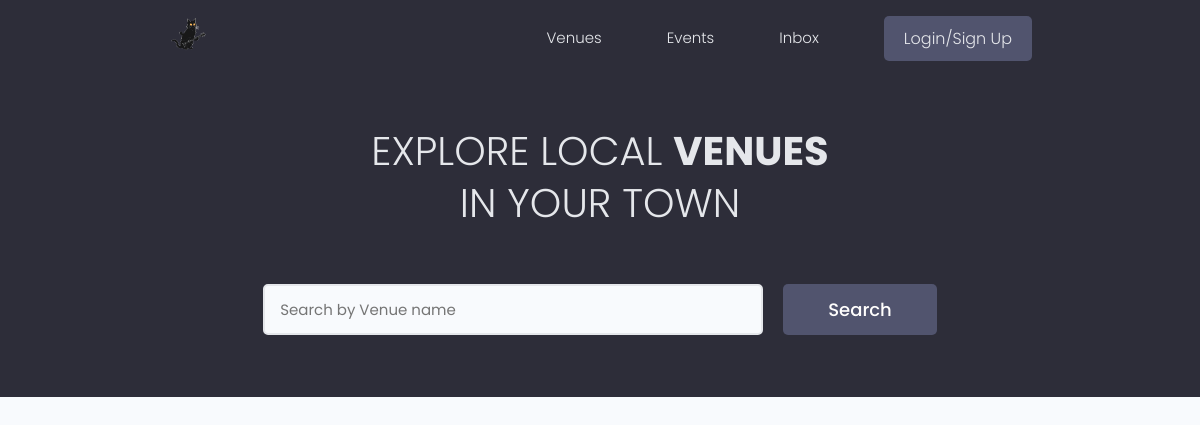
The app's page /, older data.
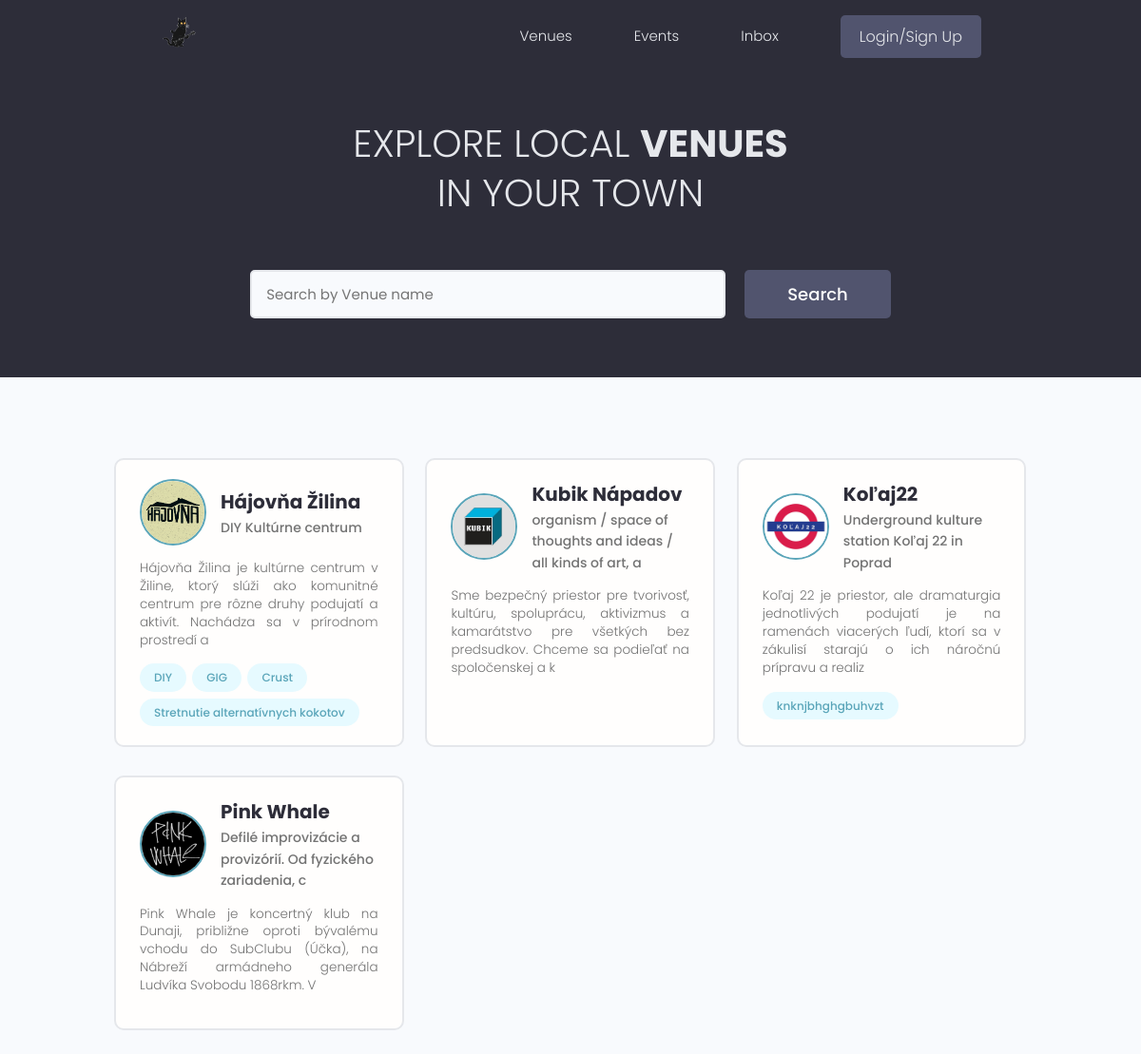
The same page, newer data.
### users/models.py (models this page shows, shortened)
class Profile(models.Model):
    user = models.OneToOneField(User, on_delete=models.CASCADE, null=True, blank=True)
    name = models.CharField(max_length=200, null=True, blank=True)
    email = models.EmailField(max_length=500, null=True, blank=True)
    username = models.CharField(max_length=200, null=True, blank=True)
    location = models.CharField(max_length=200, null=True, blank=True)
    short_intro = models.CharField(max_length=200, null=True, blank=True)
    bio = models.TextField(null=True, blank=True)
    profile_image = models.ImageField(null=True, blank=True, upload_to='profiles/', default='default.png')
    social_github = models.CharField(max_length=200, null=True, blank=True)
    social_twitter = models.CharField(max_length=200, null=True, blank=True)
    social_linkedin = models.CharField(max_length=200, null=True, blank=True)
    social_youtube = models.CharField(max_length=200, null=True, blank=True)
    social_website = models.CharField(max_length=200, null=True, blank=True)
    created = models.DateTimeField(auto_now_add=True)
    id = models.UUIDField(default=uuid.uuid4, unique=True, primary_key=True, editable=False)

class Skill(models.Model):
    owner = models.ForeignKey(Profile, on_delete=models.CASCADE, null=True, blank=True)
    name = models.CharField(max_length=200, blank=True, null=True)
    description = models.TextField(null=True, blank=True)
    created = models.DateTimeField(auto_now_add=True)
    id = models.UUIDField(default=uuid.uuid4, unique=True, primary_key=True, editable=False)
    def __str__(self):
        return str(self.name)

### users/views.py (the view)
# urls.py: path('', views.profiles, name="profiles"),
def profiles(request):
    profiles = Profile.objects.all()
    context = {'profiles': profiles}
    return render(request, 'users/profiles.html', context)

### users/templates/users/profiles.html (shortened to what this page needs)
{% extends 'main.html' %}
{% block content %}
<main class="home">
    <section class="hero-section text-center">
      <div class="container container--narrow">
        <div class="hero-section__box">
          <h2>EXPLORE LOCAL <span>VENUES</span></h2>
          <h2>IN YOUR TOWN</h2>
        </div>
        <div class="hero-section__search">
          <form class="form" action="#" method="get">
            <div class="form__field">
              <input class="input input--text" id="formInput#search" type="text" name="text"
                placeholder="Search by Venue name" />
            </div>
            <input class="btn btn--sub btn--lg" type="submit" value="Search" />
          </form>
        </div>
      </div>
    </section>
    <section class="devlist">
      <div class="container">
        <div class="grid grid--three">
            {% for profile in profiles %}
          <div class="column card">
            <div class="dev">
              <a href="{% url 'user-profile' profile.id %}" class="card__body">
                <div class="dev__profile">
                  <img class="avatar avatar--md" src="{{ profile.profile_image.url }}" alt="image" />
                  <div class="dev__meta">
                    <h3>{{profile.name}}</h3>
                    <h5>{{profile.short_intro|slice:":60"}}</h5>
                  </div>
                </div>
                <p class="dev__info">{{profile.bio|slice:":150"}}</p>
                <div class="dev__skills">
                  {% for skill in profile.skill_set.all|slice:"5" %}
                  <span class="tag tag--pill tag--main">
                    <small>{{skill}}</small>
                  </span>
                  {% endfor %}
                </div>
              </a>
            </div>
          </div>
          {% endfor %}
        </div>
      </div>
    </section>
  </main>
{% endblock content %}

### templates/main.html (shortened to what this page needs)
<!DOCTYPE html>
{% load static %}
<html lang="en">
  <head>
  <link rel="stylesheet" href="https://cdn.iconmonstr.com/1.3.0/css/iconmonstr-iconic-font.min.css" />
  <link rel="stylesheet" href="{% static 'uikit/styles/uikit.css' %}" />
  <link rel="stylesheet" href="{% static 'styles/app.css' %}" />
  </head>
  <body>
    {% include 'navbar.html' %}
    {% block content %} {% endblock content %}
  </body>
</html>

### templates/navbar.html (shortened to what this page needs)
{% load static %}
  <header class="header">
    <div class="container container--narrow">
      <a href="{% url 'profiles' %}" class="header__logo">
        <img src="{% static 'images/logo.png' %}" alt="DevSearch Logo" />
      </a>
      <nav class="header__nav">
        <ul class="header__menu">
          <li class="header__menuItem"><a href="{% url 'profiles' %}">Venues</a></li>
          <li class="header__menuItem"><a href="{% url 'projects' %}">Events</a></li>
          <li class="header__menuItem"><a href="">Inbox</a></li>
          {% if request.user.is_authenticated %}
          <li class="header__menuItem"><a href="{% url 'create-project' %}">Add Event</a></li>
          <li class="header__menuItem"><a href="{% url 'logout' %}" class="btn btn--sub">Logout</a></li>
          {% else %}
          <li class="header__menuItem"><a href="{% url 'login' %}" class="btn btn--sub">Login/Sign Up</a></li>
          {% endif %}
        </ul>
      </nav>
    </div>
  </header>

### static/styles/app.css (style rules this page uses)
:root { --color-sub: #2d2d39; }
.btn--sub { background-color: var(--color-sub-light); }
.card { border: 2px solid var(--color-light); }
img { width: 100%; }
.header { position: sticky; z-index: 111; background-color: var(--color-sub); padding: 1.5rem 0; }
.header > .container { display: flex; justify-content: space-between; align-items: center; }
.header__logo > img { height: 3.8rem; }
.header__nav > ul { display: inline-flex; align-items: center; list-style: none; gap: 6.5rem; }
.header__menuItem > a { color: var(--color-light); font-weight: 300; }
.hero-section { height: 40vh; display: flex; align-items: center; background-color: var(--color-sub); }
.hero-section__box { margin-bottom: 4rem; }
.hero-section__box > h2, .hero-section__box > h2 > span { font-size: 4rem; color: var(--color-light); line-height: 1.3; text-transform: uppercase; }
.hero-section__box > h2 { font-weight: 300; }
.hero-section__box > h2 > span { font-weight: 700; }
.hero-section__search > .form { display: flex; align-items: center; justify-content: center; gap: 2rem; }
.hero-section__search > .form input.input--text { width: 50rem; }
.devlist { margin-top: 8rem; }
.devlist .grid { align-items: stretch; }
.devlist .dev .dev__profile { display: flex; align-items: center; gap: 1.5rem; }
.devlist .dev .dev__meta h3 { color: var(--color-sub); font-size: 2rem; font-weight: 700; }
.devlist .dev .dev__meta h5 { color: var(--color-text); font-size: 1.4rem; font-weight: 500; }
.devlist .dev .dev__info { margin: 1.5rem 0; font-size: 1.35rem; line-height: 1.4; text-align: justify; }

### static/uikit/styles/modules/_variables.css (style rules this page uses)
:root { --color-main: #5aa5b9; --color-main-light: #e6faff; --color-sub: #3f4156; --color-sub-light: #51546e; --color-sub-lighter: #ededfd; --color-text: #737373; --color-gray: #8b8b8b; --color-light: #e5e7eb; --color-light-gray: #767676; --color-bg: #f8fafd; --color-white: #fffefd; --color-white-light: #f3f3f3; --color-success: #359e64; --color-success-bg: #def8e8; --color-error: #fc4b0b; --color-error-bg: #fff2ee; --font-base: 'Poppins', arial, helvetica, 'Segoe UI', roboto, ubuntu, sans-serif; --font-monospace: 'Fira Code', 'Courier New', courier, monospace; --font-regular: 300; --font-medium: 500; --font-bold: 700; --generic-shadow: 1px 1px 5px #00000010; --generic-transition: all 0.3s ease-in-out; }

### static/uikit/styles/modules/_base.css (style rules this page uses)
* { margin: 0; padding: 0; box-sizing: border-box; text-rendering: optimizeLegibility; color: inherit; font-size: inherit; }
html { font-size: 50%; }
@media only screen and (min-width: 480px) { html { font-size: 56.25%; } }
@media only screen and (min-width: 1200px) { html { font-size: 62.5%; } }
body { line-height: 1.6; font-weight: 400; font-size: 1.5rem; color: var(--color-text); background-color: var(--color-bg); min-height: 100vh; }

### static/uikit/styles/modules/_typography.css (style rules this page uses)
* { font-family: var(--font-base); }
h2 { font-size: 3.6rem; font-weight: var(--font-bold); }
h3 { font-size: 3.2rem; font-weight: var(--font-medium); }
h5 { font-size: 2.4rem; font-weight: var(--font-medium); }
h5, h6 { font-weight: var(--font-regular); }
p, span, strong { font-size: 1.6rem; color: var(--color-text); font-weight: var(--font-regular); }
a { padding-bottom: 2px; text-decoration: none; display: inline-block; color: var(--color-main); font-weight: var(--font-medium); }

### static/uikit/styles/modules/_utilities.css (style rules this page uses)
.container { width: 92%; max-width: 165rem; margin: 0 auto; box-sizing: border-box; }
.container--narrow { width: 92%; max-width: 120rem; }
@media screen and (min-width: 1000px) { .container { width: 90%; } }
@media screen and (min-width: 1000px) { .container--narrow { width: 85%; } }
@media screen and (min-width: 1200px) { .container { width: 80%; } }
@media screen and (min-width: 1200px) { .container--narrow { width: 72%; } }
.text-center { text-align: center; }

### static/uikit/styles/modules/_avatar.css (style rules this page uses)
.avatar { border-radius: 50%; border: 2px solid var(--color-main); object-fit: cover; }
.avatar--md { height: 7rem; width: 7rem; }

### static/uikit/styles/modules/_button.css (style rules this page uses)
.btn { display: inline-block; position: relative; cursor: pointer; background-color: var(--color-light); font-weight: var(--font-medium); color: var(--color-sub); text-decoration: none; padding: 1rem 2rem; border-radius: 0.5rem; border: none; width: -webkit-fit-content; width: -moz-fit-content; width: fit-content; height: -webkit-fit-content; height: -moz-fit-content; height: fit-content; font-size: 1.6rem; outline-width: 0; outline-color: transparent; -webkit-backface-visibility: hidden; backface-visibility: hidden; transition: all 0.3s ease-in-out; }
.btn--sub { background-color: var(--color-sub); color: var(--color-white); }
.btn--lg { font-size: 1.8rem; padding: 1.2rem 4.5rem; }

Row changes from the older to the newer data that the page shows:
added Profile: profile_image (picture), name "Hájovňa Žilina", short_intro "DIY Kultúrne centrum", bio "Hájovňa Žilina je kultúrne centrum v Žiline, ktorý slúži ako komunitné centrum pre rôzne druhy podujatí a aktivít. Nachádza sa v prírodnom prostredí a"
added Skill: name "DIY", shown under "Hájovňa Žilina"
added Skill: name "GIG", shown under "Hájovňa Žilina"
added Skill: name "Crust", shown under "Hájovňa Žilina"
added Skill: name "Stretnutie alternatívnych kokotov", shown under "Hájovňa Žilina"
added Profile: profile_image (picture), name "Kubik Nápadov", short_intro "organism / space of thoughts and ideas / all kinds of art, a", bio "Sme bezpečný priestor pre tvorivosť, kultúru, spoluprácu, aktivizmus a kamarátstvo pre všetkých bez predsudkov. Chceme sa podieľať na spoločenskej a k"
added Profile: profile_image (picture), name "Koľaj22", short_intro "Underground kulture station Koľaj 22 in Poprad", bio "Koľaj 22 je priestor, ale dramaturgia jednotlivých podujatí je na ramenách viacerých ľudí, ktorí sa v zákulisí starajú o ich náročnú prípravu a realiz"
added Skill: name "knknjbhghgbuhvzt", shown under "Koľaj22"
added Profile: profile_image (picture), name "Pink Whale", short_intro "Defilé improvizácie a provizórií. Od fyzického zariadenia, c", bio "Pink Whale je koncertný klub na Dunaji, približne oproti bývalému vchodu do SubClubu (Účka), na Nábreží armádneho generála Ludvíka Svobodu 1868rkm. V"
